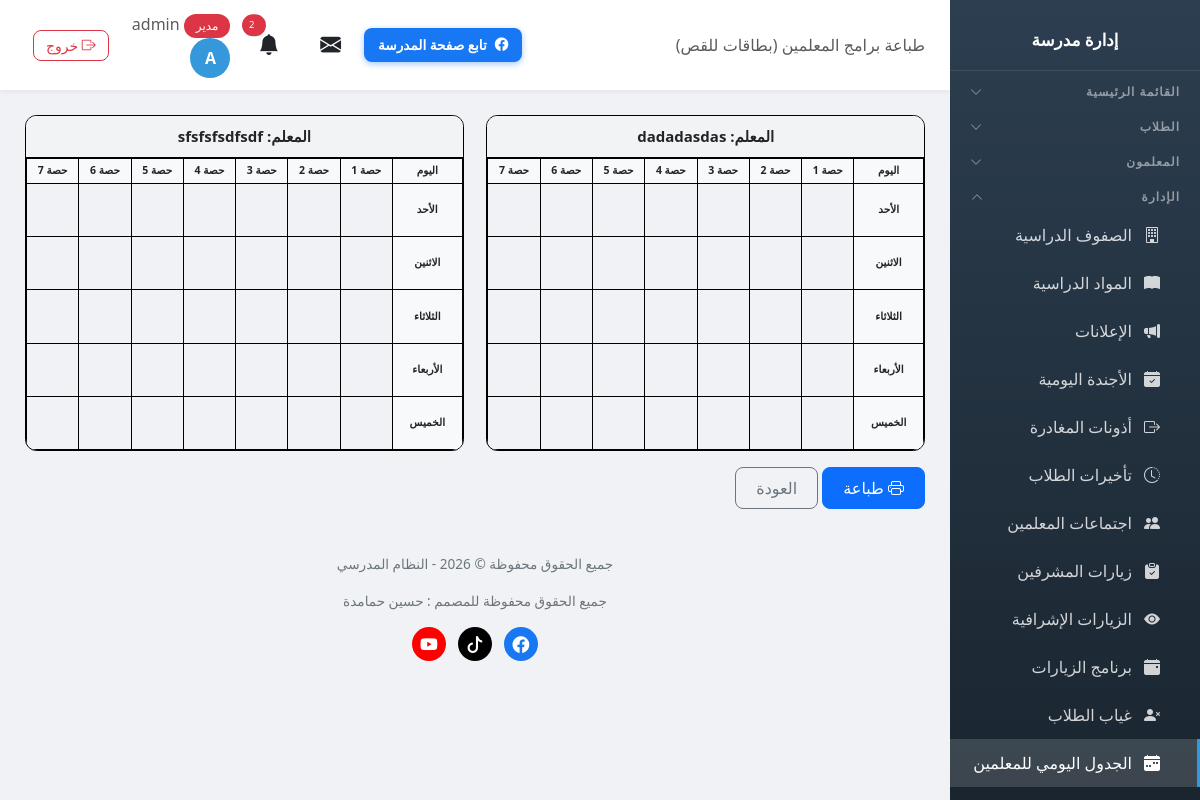
/schedule/print/cards/ (signed in), run on the app's committed database.
### school/models.py (models this page shows, shortened)
class Profile(models.Model):
    ROLE_CHOICES = [
        ('admin', 'مدير'),
        ('vice_principal', 'نائب مدير'),
        ('secretary', 'سكرتير'),
        ('teacher', 'معلم'),
        ('student', 'طالب'),
    ]
    user = models.OneToOneField(User, on_delete=models.CASCADE, related_name='profile')
    role = models.CharField('الدور', max_length=20, choices=ROLE_CHOICES, default='student')
    phone = models.CharField('رقم الهاتف', max_length=20, blank=True)

class Teacher(models.Model):
    user = models.OneToOneField(User, on_delete=models.CASCADE, related_name='teacher_profile')
    full_name = models.CharField('الاسم الكامل', max_length=200)
    email = models.EmailField('البريد الإلكتروني', blank=True)
    phone = models.CharField('رقم الهاتف', max_length=20, blank=True)
    id_number = models.CharField('رقم الهوية', max_length=50, blank=True, help_text='رقم هوية المعلم الوطني')
    hire_date = models.DateField('تاريخ التعيين', null=True, blank=True)
    birth_date = models.DateField('تاريخ الميلاد', null=True, blank=True)
    qualification = models.CharField('المؤهل العلمي', max_length=200, blank=True, help_text='مثال: بكالوريوس، ماجستير، دكتوراه')
    specialization = models.CharField('التخصص', max_length=200, blank=True, help_text='مثال: رياضيات، فيزياء، لغة عربية')
    classes = models.ManyToManyField(Class, verbose_name='الصفوف', blank=True, related_name='teachers')
    subjects = models.ManyToManyField(Subject, verbose_name='المواد', blank=True, related_name='teachers')
    plain_password = models.CharField('كلمة المرور', max_length=100, blank=True, help_text='تظهر لمدير المدرسة فقط')
    created_at = models.DateTimeField('تاريخ الإضافة', auto_now_add=True)
    class Meta:
        verbose_name = 'معلم'
        verbose_name_plural = 'المعلمون'

### school/views.py (the view)
# urls.py: path('schedule/print/cards/', views.schedule_print_cards, name='schedule_print_cards'),
@login_required
def schedule_print_cards(request):
    if not has_perm(request.user, 'schedule', 'view'):
        messages.error(request, 'ليس لديك صلاحية')
        return redirect('dashboard')
    teachers = Teacher.objects.all().order_by('full_name')
    entries = list(TeacherScheduleEntry.objects.all().select_related('teacher', 'subject', 'student_class'))
    return render(request, 'school/schedule_print_cards.html', {
        'teachers': teachers,
        'entries': entries,
        'days': SCHEDULE_DAYS,
        'period_range': range(1, SCHEDULE_PERIODS + 1),
        'info': _schedule_info(),
        'today': date.today(),
    })

### templates/school/schedule_print_cards.html (shortened to what this page needs)
{% extends 'school/base.html' %}
{% block page_heading %}طباعة برامج المعلمين (بطاقات للقص){% endblock %}
{% block content %}
<div class="cards-grid">
    {% for t in teachers %}
    <div class="schedule-card">
        <div class="card-title">المعلم: {{ t.full_name }}</div>
        <table>
            <thead>
                <tr>
                    <th style="width: 16%;">اليوم</th>
                    {% for p in period_range %}
                    <th>حصة {{ p }}</th>
                    {% endfor %}
                </tr>
            </thead>
            <tbody>
                {% for day in days %}
                <tr>
                    <th>{{ day }}</th>
                    {% for p in period_range %}
                    <td>
                    </td>
                    {% endfor %}
                </tr>
                {% endfor %}
            </tbody>
        </table>
    </div>
    {% empty %}
    <p class="text-muted text-center">لا يوجد معلمون مسجلون.</p>
    {% endfor %}
</div>
<div class="mt-3 no-print">
    <button class="btn btn-primary" onclick="window.print()"><i class="bi bi-printer"></i> طباعة</button>
    <a href="{% url 'schedule_edit' %}" class="btn btn-outline-secondary">العودة</a>
</div>
{% endblock %}

### templates/school/base.html (shortened to what this page needs)
<!DOCTYPE html>
<html lang="ar" dir="rtl">
<head>
    <link href="https://cdn.jsdelivr.net/npm/bootstrap@5.3.0/dist/css/bootstrap.min.css" rel="stylesheet">
    <link href="https://cdn.jsdelivr.net/npm/bootstrap@5.3.0/dist/css/bootstrap.rtl.min.css" rel="stylesheet">
    <link rel="stylesheet" href="https://cdn.jsdelivr.net/npm/bootstrap-icons@1.11.0/font/bootstrap-icons.css">
    <link href="https://cdn.jsdelivr.net/npm/select2@4.1.0-rc.0/dist/css/select2.min.css" rel="stylesheet" />
    <link href="https://cdn.jsdelivr.net/npm/select2-bootstrap-5-theme@1.3.0/dist/select2-bootstrap-5-theme.rtl.min.css" rel="stylesheet" />
    <link rel="stylesheet" href="https://unpkg.com/leaflet@1.9.4/dist/leaflet.css" />
</head>
<body>
    {% if user.is_authenticated %}
    <div class="sidebar" id="sidebar">
        <div class="brand">
            <h4>إدارة مدرسة {{ school_info.name_ar }}</h4>
        </div>
        {% if user.is_authenticated %}
        <button class="nav-section nav-toggle" type="button" data-target="collapse-main" aria-expanded="false">
            <span>القائمة الرئيسية</span><i class="bi bi-chevron-down"></i>
        </button>
        {% if 'students_view' in user_perms or 'students_add' in user_perms or 'notes_view' in user_perms or 'levels_view' in user_perms or 'discipline_view' in user_perms or 'discipline_add' in user_perms %}
        <button class="nav-section nav-toggle" type="button" data-target="collapse-students" aria-expanded="false">
            <span>الطلاب</span><i class="bi bi-chevron-down"></i>
        </button>
        {% endif %}
        {% if 'teachers_view' in user_perms or 'teachers_add' in user_perms or 'nominations_view' in user_perms or 'guardians_view' in user_perms %}
        <button class="nav-section nav-toggle" type="button" data-target="collapse-teachers" aria-expanded="false">
            <span>المعلمون</span><i class="bi bi-chevron-down"></i>
        </button>
        {% endif %}
        {% if 'classes_view' in user_perms or 'subjects_view' in user_perms or 'announcements_view' in user_perms or 'agenda_view' in user_perms or 'leaves_view' in user_perms or 'lateness_view' in user_perms or 'meetings_view' in user_perms or 'supervisor_visits_view' in user_perms or 'inspection_visits_view' in user_perms or 'visit_program_view' in user_perms or 'absence_view' in user_perms or 'schedule_view' in user_perms or 'certificates_view' in user_perms or 'exams_view' in user_perms or 'survey_view' in user_perms %}
        <button class="nav-section nav-toggle" type="button" data-target="collapse-admin" aria-expanded="false">
            <span>الإدارة</span><i class="bi bi-chevron-down"></i>
        </button>
        <div class="nav-collapse" id="collapse-admin">
        {% endif %}
        {% if 'classes_view' in user_perms %}
        <a href="{% url 'class_list' %}" class="nav-link {% if 'class' in request.resolver_match.url_name %}active{% endif %}">
            <i class="bi bi-building"></i> الصفوف الدراسية
        </a>
        {% endif %}
        {% if 'subjects_view' in user_perms %}
        <a href="{% url 'subject_list' %}" class="nav-link {% if 'subject' in request.resolver_match.url_name %}active{% endif %}">
            <i class="bi bi-book-fill"></i> المواد الدراسية
        </a>
        {% endif %}
        {% if 'announcements_view' in user_perms %}
        <a href="{% url 'announcement_list' %}" class="nav-link {% if 'announcement' in request.resolver_match.url_name %}active{% endif %}">
            <i class="bi bi-megaphone-fill"></i> الإعلانات
        </a>
        {% endif %}
        {% if 'agenda_view' in user_perms %}
        <a href="{% url 'agenda_list' %}" class="nav-link {% if 'agenda' in request.resolver_match.url_name %}active{% endif %}">
            <i class="bi bi-calendar-check-fill"></i> الأجندة اليومية
        </a>
        {% endif %}
        {% if 'leaves_view' in user_perms %}
        <a href="{% url 'leave_list' %}" class="nav-link {% if 'leave' in request.resolver_match.url_name %}active{% endif %}">
            <i class="bi bi-box-arrow-right"></i> أذونات المغادرة
        </a>
        {% endif %}
        {% if 'lateness_view' in user_perms %}
        <a href="{% url 'lateness_list' %}" class="nav-link {% if 'lateness' in request.resolver_match.url_name %}active{% endif %}">
            <i class="bi bi-clock-history"></i> تأخيرات الطلاب
        </a>
        {% endif %}
        {% if 'meetings_view' in user_perms %}
        <a href="{% url 'meeting_list' %}" class="nav-link {% if 'meeting' in request.resolver_match.url_name %}active{% endif %}">
            <i class="bi bi-people-fill"></i> اجتماعات المعلمين
        </a>
        {% endif %}
        {% if 'supervisor_visits_view' in user_perms %}
        <a href="{% url 'supervisor_visit_list' %}" class="nav-link {% if 'supervisor_visit' in request.resolver_match.url_name %}active{% endif %}">
            <i class="bi bi-clipboard-check-fill"></i> زيارات المشرفين
        </a>
        {% endif %}
        {% if 'inspection_visits_view' in user_perms %}
        <a href="{% url 'inspection_visit_list' %}" class="nav-link {% if 'inspection_visit' in request.resolver_match.url_name %}active{% endif %}">
            <i class="bi bi-eye-fill"></i> الزيارات الإشرافية
        </a>
        {% endif %}
        {% if 'visit_program_view' in user_perms %}
        <a href="{% url 'visit_program_list' %}" class="nav-link {% if 'visit_program' in request.resolver_match.url_name %}active{% endif %}">
            <i class="bi bi-calendar-event-fill"></i> برنامج الزيارات
        </a>
        {% endif %}
        {% if 'absence_view' in user_perms %}
        <a href="{% url 'absence_list' %}" class="nav-link {% if 'absence' in request.resolver_match.url_name %}active{% endif %}">
            <i class="bi bi-person-x-fill"></i> غياب الطلاب
        </a>
        {% endif %}
        {% if 'schedule_view' in user_perms %}
        <a href="{% url 'schedule_edit' %}" class="nav-link {% if 'schedule' in request.resolver_match.url_name %}active{% endif %}">
            <i class="bi bi-calendar-week-fill"></i> الجدول اليومي للمعلمين
        </a>
        {% endif %}
        {% if 'survey_view' in user_perms %}
        <a href="{% url 'survey_report' %}" class="nav-link {% if 'survey' in request.resolver_match.url_name %}active{% endif %}">
        </a>
        {% endif %}
        {% if 'classes_view' in user_perms or 'subjects_view' in user_perms or 'announcements_view' in user_perms or 'agenda_view' in user_perms or 'leaves_view' in user_perms or 'lateness_view' in user_perms or 'meetings_view' in user_perms or 'supervisor_visits_view' in user_perms or 'inspection_visits_view' in user_perms or 'visit_program_view' in user_perms or 'absence_view' in user_perms or 'schedule_view' in user_perms or 'certificates_view' in user_perms or 'exams_view' in user_perms or 'survey_view' in user_perms %}
        </div>
        {% endif %}
        {% endif %}
    </div>
    <div class="main-content">
        <div class="top-bar">
            <div>
                <span class="d-none d-md-inline text-muted">{% block page_heading %}{% endblock %}</span>
            </div>
            <div style="display:flex; align-items:center; gap:10px;">
                <a href="https://www.facebook.com/ALMANSOUR.SCHOOL.YATTA" target="_blank" rel="noopener" class="btn btn-social-fb d-none d-md-inline-flex align-items-center gap-2">
                    <i class="bi bi-facebook"></i> تابع صفحة المدرسة
                </a>
                <div class="user-info">
                <div class="dropdown d-inline-block mx-2" id="messageBell">
                    <button class="btn btn-link text-reset position-relative p-1" type="button" data-bs-toggle="dropdown" aria-expanded="false" style="font-size: 1.3rem;">
                        <i class="bi bi-envelope-fill"></i>
                    </button>
                </div>
                <div class="dropdown d-inline-block mx-2" id="notificationBell">
                    <button class="btn btn-link text-reset position-relative p-1" type="button" data-bs-toggle="dropdown" aria-expanded="false" style="font-size: 1.3rem;">
                        <i class="bi bi-bell-fill"></i>
                        {% if unread_notifications_count > 0 %}
                        <span class="position-absolute top-0 start-100 translate-middle badge rounded-pill bg-danger" style="font-size: 0.6rem;">
                            {{ unread_notifications_count }}
                        </span>
                        {% endif %}
                    </button>
                </div>
                <a href="{% url 'my_account' %}" class="text-decoration-none text-reset">
                    <span class="text-muted d-none d-sm-inline">
                        <span class="badge bg-{% if user.profile.role == 'admin' %}danger{% elif user.profile.role == 'teacher' %}success{% else %}info{% endif %}">
                            {{ user.profile.get_role_display }}
                        </span>
                        {{ user.first_name|default:user.username }}
                    </span>
                    <div class="avatar">{{ user.first_name|first|default:user.username|first|upper }}</div>
                </a>
                <a href="{% url 'logout' %}" class="btn btn-sm btn-outline-danger ms-2" title="تسجيل الخروج">
                    <i class="bi bi-box-arrow-right"></i> <span class="d-none d-sm-inline">خروج</span>
                </a>
                </div>
                </div>
            </div>
        <div class="page-content">
            {% block content %}{% endblock %}
        </div>
        <div class="footer no-print">
            <p>جميع الحقوق محفوظة &copy; {% now "Y" %} - النظام المدرسي</p>
            <p>جميع الحقوق محفوظة للمصمم : حسين حمامدة</p>
            <p class="footer-social">
                <a href="https://www.facebook.com/hhamamdeh" target="_blank" rel="noopener" class="fb" title="فيسبوك" aria-label="فيسبوك"><i class="bi bi-facebook"></i></a>
                <a href="https://www.tiktok.com/@abuadelhamamdeh" target="_blank" rel="noopener" class="tt" title="تيك توك" aria-label="تيك توك"><i class="bi bi-tiktok"></i></a>
                <a href="https://www.youtube.com/@husseintech" target="_blank" rel="noopener" class="yt" title="يوتيوب" aria-label="يوتيوب"><i class="bi bi-youtube"></i></a>
            </p>
        </div>
    </div>
    {% endif %}
</body>
</html>

### data on the page
Teacher: full_name "dadadasdas", period_range "1" "2" "3" "4" "5" "6" "7", days "الأحد" "الاثنين" "الثلاثاء" "الأربعاء" "الخميس"
Teacher: full_name "sfsfsfsdfsdf", period_range "1" "2" "3" "4" "5" "6" "7", days "الأحد" "الاثنين" "الثلاثاء" "الأربعاء" "الخميس"

### other printed values
{{ unread_notifications_count }} "2"
{{ user.profile.get_role_display }} "مدير"
{{ user.first_name|default:user.username }} "admin"
{{ user.first_name|first|default:user.username|first|upper }} "A"
